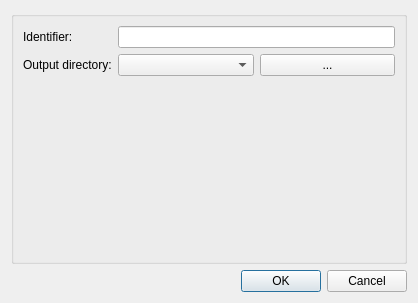
<?xml version="1.0" encoding="UTF-8"?>
<ui version="4.0">
 <class>ConfigureDialog</class>
 <widget class="QDialog" name="ConfigureDialog">
  <property name="geometry">
   <rect>
    <x>0</x>
    <y>0</y>
    <width>418</width>
    <height>303</height>
   </rect>
  </property>
  <property name="windowTitle">
   <string>Configure Step</string>
  </property>
  <layout class="QGridLayout" name="gridLayout">
   <item row="0" column="0">
    <widget class="QGroupBox" name="configGroupBox">
     <property name="title">
      <string/>
     </property>
     <layout class="QFormLayout" name="formLayout">
      <item row="0" column="0">
       <widget class="QLabel" name="label0">
        <property name="text">
         <string>Identifier:</string>
        </property>
       </widget>
      </item>
      <item row="0" column="1">
       <widget class="QLineEdit" name="lineEdit0"/>
      </item>
      <item row="1" column="0">
       <widget class="QLabel" name="label1">
        <property name="text">
         <string>Output directory:</string>
        </property>
       </widget>
      </item>
      <item row="1" column="1">
       <layout class="QHBoxLayout" name="horizontalLayout">
        <item>
         <widget class="QComboBox" name="comboBoxOutputDirectory">
          <property name="editable">
           <bool>false</bool>
          </property>
         </widget>
        </item>
        <item>
         <widget class="QPushButton" name="pushButtonOutputDirectory">
          <property name="text">
           <string>...</string>
          </property>
         </widget>
        </item>
       </layout>
      </item>
     </layout>
    </widget>
   </item>
   <item row="1" column="0">
    <widget class="QDialogButtonBox" name="buttonBox">
     <property name="orientation">
      <enum>Qt::Orientation::Horizontal</enum>
     </property>
     <property name="standardButtons">
      <set>QDialogButtonBox::StandardButton::Cancel|QDialogButtonBox::StandardButton::Ok</set>
     </property>
    </widget>
   </item>
  </layout>
 </widget>
 <resources/>
 <connections>
  <connection>
   <sender>buttonBox</sender>
   <signal>accepted()</signal>
   <receiver>ConfigureDialog</receiver>
   <slot>accept()</slot>
   <hints>
    <hint type="sourcelabel">
     <x>248</x>
     <y>254</y>
    </hint>
    <hint type="destinationlabel">
     <x>157</x>
     <y>274</y>
    </hint>
   </hints>
  </connection>
  <connection>
   <sender>buttonBox</sender>
   <signal>rejected()</signal>
   <receiver>ConfigureDialog</receiver>
   <slot>reject()</slot>
   <hints>
    <hint type="sourcelabel">
     <x>316</x>
     <y>260</y>
    </hint>
    <hint type="destinationlabel">
     <x>286</x>
     <y>274</y>
    </hint>
   </hints>
  </connection>
 </connections>
</ui>
